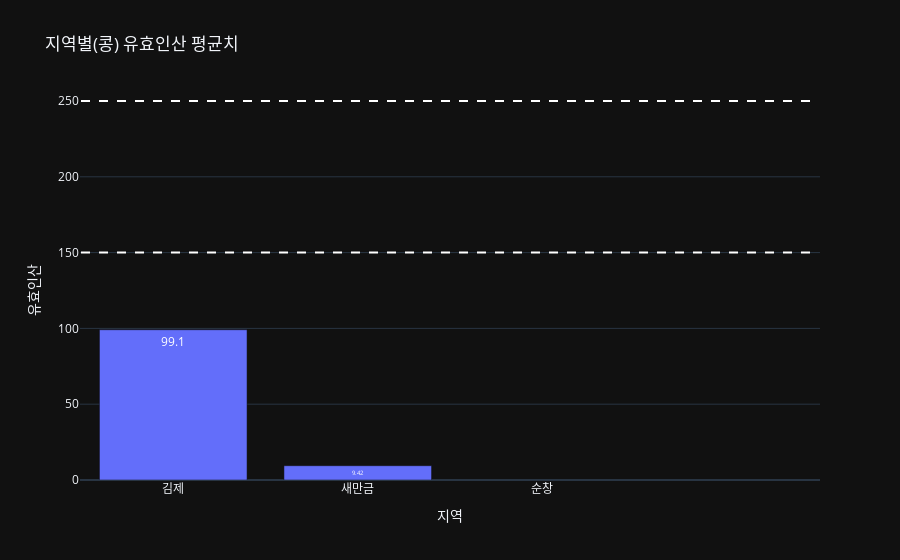

The notebook cell saved with this chart:
### Code cell
#유효인산
fig_p = px.bar(stats_table_bean, x='지역', y='유효인산', text_auto='.3s', title='지역별(콩) 유효인산 평균치')
fig_p.add_shape(
    type='line',
    x0=-0.5,
    x1=3.5,
    y0=150,
    y1=150,
    line=dict(color="white", width=2, dash='dash'),
    name='적정 하한'
)

fig_p.add_shape(
    type='line',
    x0=-0.5,
    x1=3.5,
    y0=250,
    y1=250,
    line=dict(color="white", width=2, dash='dash'),
    name='적정 상한'
)

fig_p.update_traces(textposition='inside')

fig_p.show()

### Figure 1 — Plotly figure (JSON) as saved in the notebook; plotly's stock layout.template omitted (floating-point values rounded to 4 significant figures)
{"data": [{"hovertemplate": "지역=%{x}<br>유효인산=%{y}<extra></extra>", "legendgroup": "", "marker": {"color": "#636efa", "pattern": {"shape": ""}}, "name": "", "orientation": "v", "showlegend": false, "textposition": "inside", "texttemplate": "%{y:.3s}", "x": ["김제", "새만금", "순창"], "xaxis": "x", "y": [99.13, 9.423, NaN], "yaxis": "y", "type": "bar"}], "layout": {"xaxis": {"anchor": "y", "domain": [0.0, 1.0], "title": {"text": "지역"}}, "yaxis": {"anchor": "x", "domain": [0.0, 1.0], "title": {"text": "유효인산"}}, "legend": {"tracegroupgap": 0}, "title": {"text": "지역별(콩) 유효인산 평균치"}, "barmode": "relative", "shapes": [{"line": {"color": "white", "dash": "dash", "width": 2}, "name": "적정 하한", "type": "line", "x0": -0.5, "x1": 3.5, "y0": 150, "y1": 150}, {"line": {"color": "white", "dash": "dash", "width": 2}, "name": "적정 상한", "type": "line", "x0": -0.5, "x1": 3.5, "y0": 250, "y1": 250}]}}
